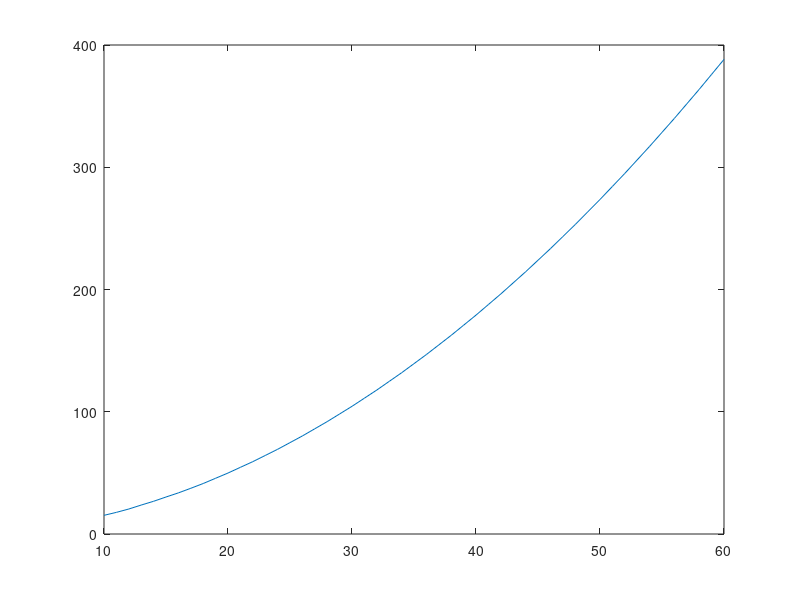

Write MATLAB code to recreate this figure.
function []=grafico2()
    pp=0;
    arrn=10:60;
    arrnc=10:60;
    for i=10:1:60
        pp=pp+1;
        A=full(gallery('tridiag',i,1,-4,1));
        for j=4:i
            A(j-3,j)=1;
        end
        for j=4:i
            A(j,j-3)=1;
        end
        k=norm(A,Inf)*norm(inv(A),Inf);
        arrnc(pp)=k;
    end
    plot(arrn,arrnc)
end
